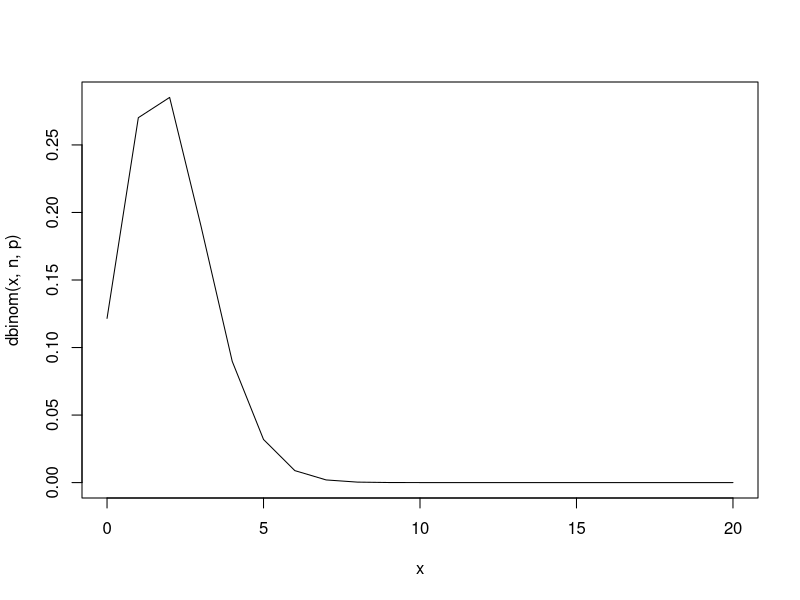
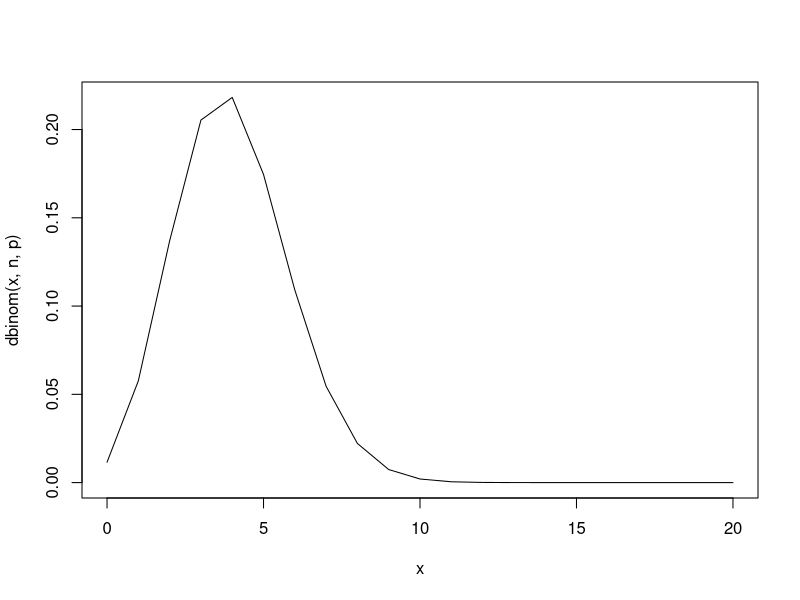
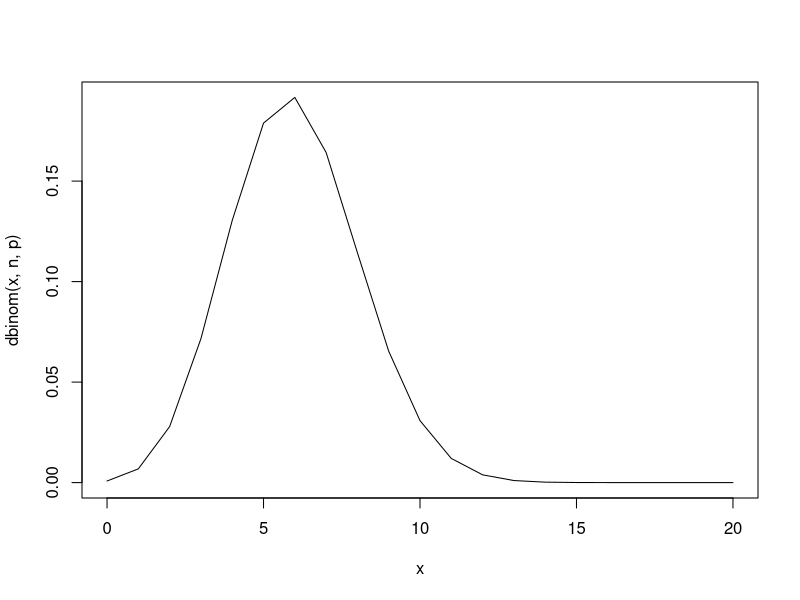
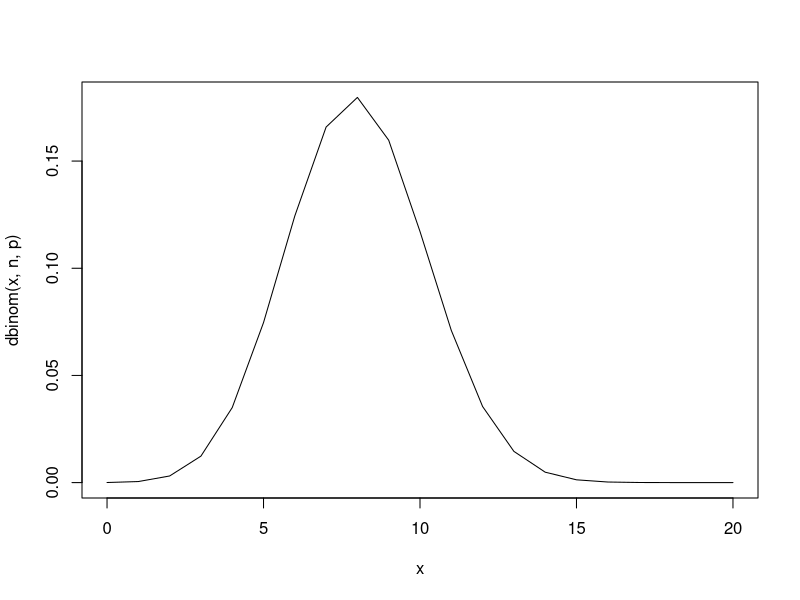
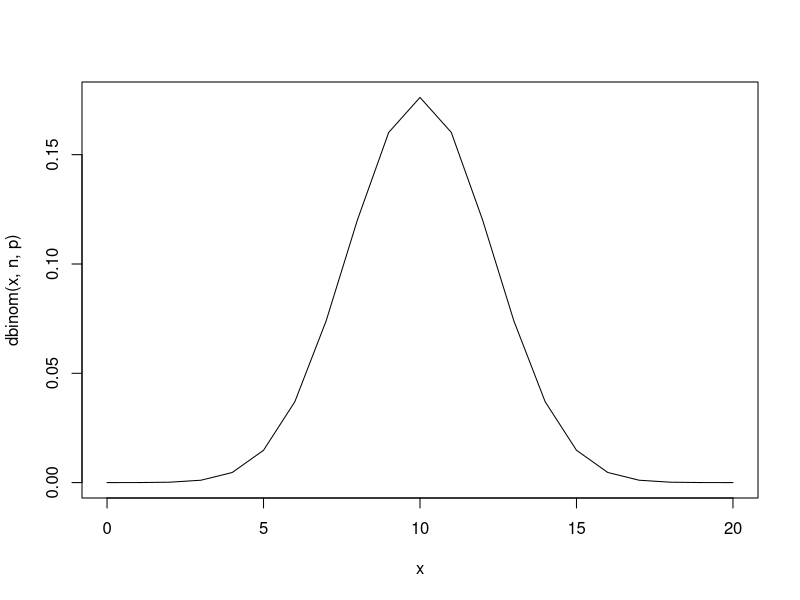
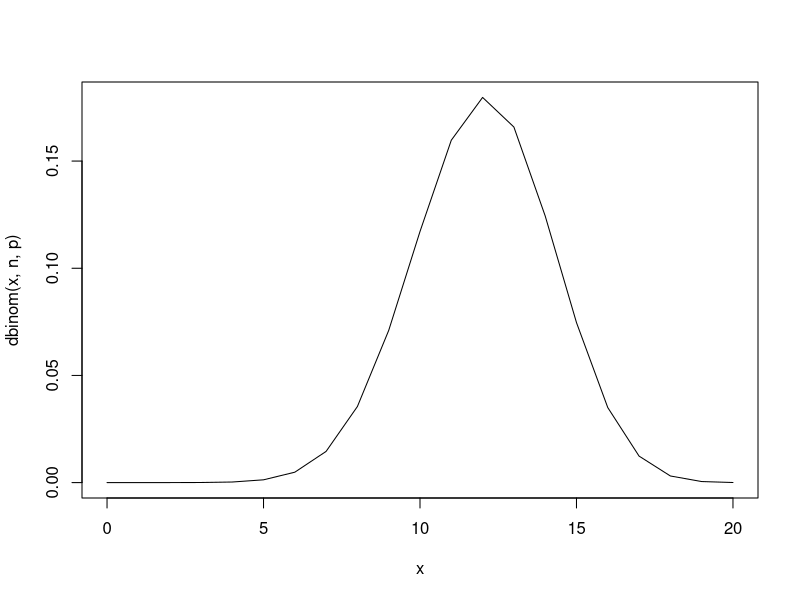
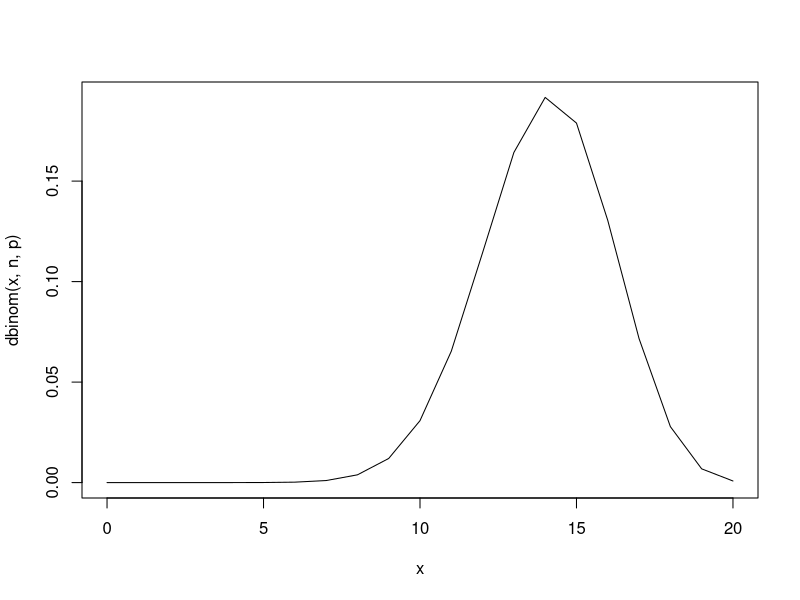
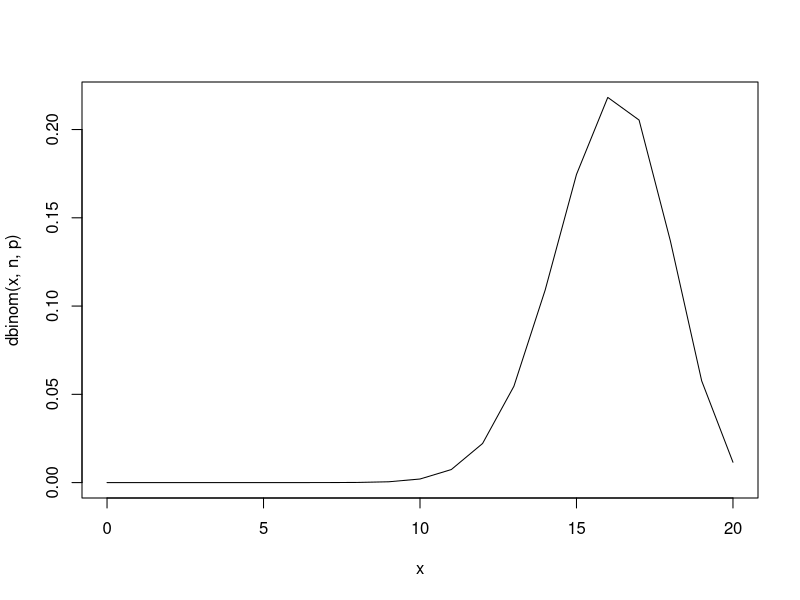

Generate these figures, in order, with R:
#!/usr/bin/env Rscript

generate_plot <- function(filename, n, p) {
    # Generează un fișier .PNG cu reprezentarea grafică a distribuției binomiale. 
    # Indicație: ?plot, ?title.
    x <- seq(0, n)
    png(filename, width=4, height=4, units="in", res=300)
    plot(x, dbinom(x, n, p), type="l")
    dev.off()
}

grafice <- function(){
    # Generează graficele corespunzatoare distribuției binomiale `B(n, x, p)`,
    # pentru n = 20 și `p = 0.1, 0.2, . . . , 0.9`.
    for(index in seq(0.1, 0.9, 0.1)) {
        generate_plot(paste('dbinom-', index, '.png', seq=""), 20, index)
    }
}

grafice()
